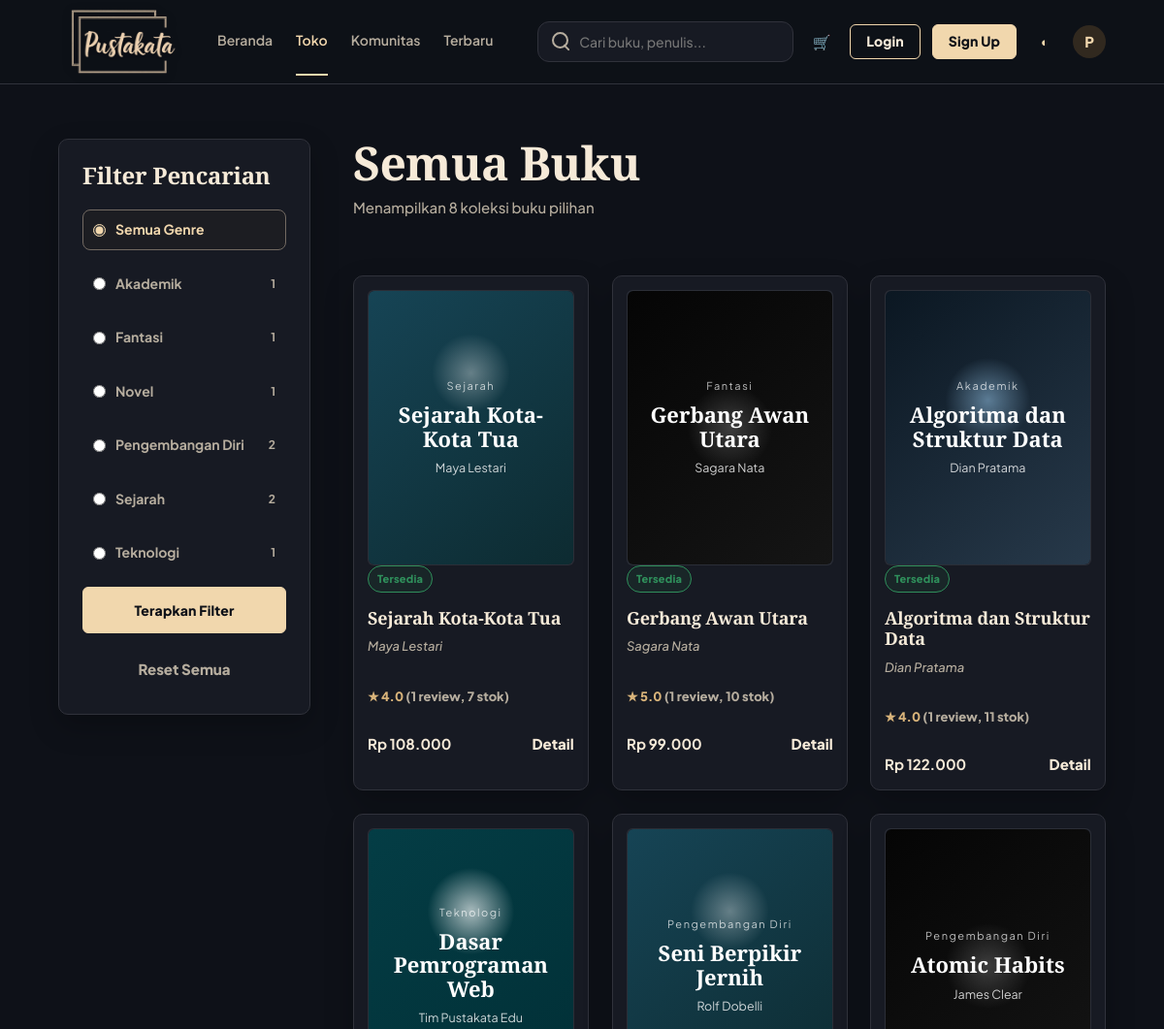
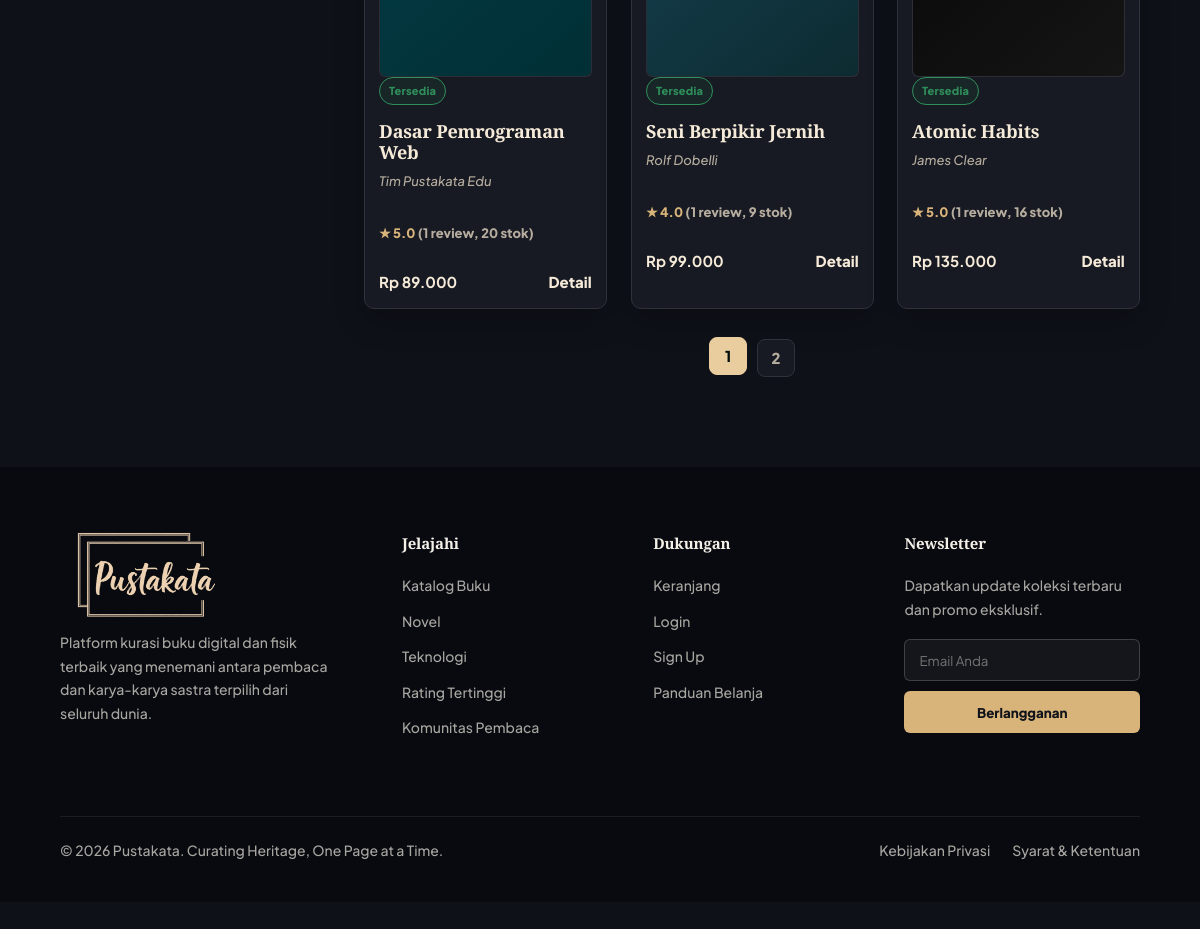
The app's page /shop/index.php with its own data (2 pictures, top to bottom).
### tables this page shows
CREATE TABLE IF NOT EXISTS buku2 (
    id INT AUTO_INCREMENT PRIMARY KEY,
    judul VARCHAR(150) NOT NULL,
    penulis VARCHAR(120) NOT NULL,
    penerbit VARCHAR(120) NOT NULL,
    tahun_terbit YEAR NOT NULL,
    kategori VARCHAR(80) NOT NULL,
    harga INT NOT NULL DEFAULT 0,
    stok INT NOT NULL DEFAULT 0,
    gambar VARCHAR(255) DEFAULT NULL,
    deskripsi TEXT,
    created_at TIMESTAMP DEFAULT CURRENT_TIMESTAMP,
    INDEX idx_buku_kategori (kategori),
    INDEX idx_buku_judul (judul),
    INDEX idx_buku_kategori_id (kategori, id),
    INDEX idx_buku_stok (stok)
);

### config/conn.php (called while the page is built, shortened)
<?php
function e($value)
{
    return htmlspecialchars((string) $value, ENT_QUOTES, 'UTF-8');
}
function url($path = '')
{
    $path = ltrim((string) $path, '/');
    return APP_BASE_PATH . '/' . $path;
}
function asset($path)
{
    return url('assets/' . ltrim((string) $path, '/'));
}
function rupiah($angka)
{
    return 'Rp ' . number_format((int) $angka, 0, ',', '.');
}
function stock_badge($stok)
{
    $stok = (int) $stok;
    return ['label' => 'Tersedia', 'class' => 'stock-ready'];
}
function is_logged_in()
{
    return isset($_SESSION['user']);
}
function current_user_role()
{
    return $_SESSION['user']['role'] ?? 'guest';
}
function is_admin()
{
    return current_user_role() === 'admin';
}

### shop/index.php (the view, shortened to what this page needs)
<?php
require_once __DIR__ . "/../config/conn.php";
$keyword = trim($_GET['q'] ?? '');
$category = trim($_GET['kategori'] ?? '');
$page = max(1, (int) ($_GET['page'] ?? 1));
$limit = 6;
$offset = ($page - 1) * $limit;
$conditions = [];
$params = [];
$types = "";
$where = $conditions ? "WHERE " . implode(" AND ", $conditions) : "";
$categoryResult = mysqli_query($conn, "SELECT kategori, COUNT(*) AS total FROM buku2 GROUP BY kategori ORDER BY kategori ASC");
$countStmt = mysqli_prepare($conn, "SELECT COUNT(*) AS total FROM buku2 b $where");
mysqli_stmt_execute($countStmt);
$totalRows = (int) mysqli_fetch_assoc(mysqli_stmt_get_result($countStmt))['total'];
$totalPages = max(1, (int) ceil($totalRows / $limit));
if (HAS_REVIEWS_TABLE) {
    $sql = "SELECT b.*, COUNT(r.id) AS review_count, COALESCE(ROUND(AVG(r.rating), 1), 0) AS avg_rating
            FROM buku2 b
            LEFT JOIN reviews r ON r.buku_id = b.id
            $where
            GROUP BY b.id, b.judul, b.penulis, b.penerbit, b.tahun_terbit, b.kategori, b.harga, b.stok, b.gambar, b.deskripsi, b.created_at
            ORDER BY b.id DESC
            LIMIT ? OFFSET ?";
} else {
    $sql = "SELECT b.*, 0 AS review_count, 0 AS avg_rating
            FROM buku2 b
            $where
            ORDER BY b.id DESC
            LIMIT ? OFFSET ?";
}
$stmt = mysqli_prepare($conn, $sql);
if ($types) {
    $listTypes = $types . "ii";
    $listParams = array_merge($params, [$limit, $offset]);
    mysqli_stmt_bind_param($stmt, $listTypes, ...$listParams);
} else {
    mysqli_stmt_bind_param($stmt, "ii", $limit, $offset);
}
mysqli_stmt_execute($stmt);
$books = mysqli_stmt_get_result($stmt);
$activePage = 'shop';
$searchValue = $keyword;
?>
<!DOCTYPE html>
<html lang="id" data-theme="dark">
<head>
    <link rel="stylesheet" href="<?= e(asset('css/style.css')); ?>">
</head>
<body>
    <?php include partial_path('public_navbar.php'); ?>
    <main class="container shop-page">
        <aside class="filter-panel reveal reveal-left">
            <h2>Filter Pencarian</h2>
            <form method="GET" data-filter-feedback>
                <label class="radio-row">
                    <input type="radio" name="kategori" value="" <?= $category === '' ? 'checked' : ''; ?>>
                    Semua Genre
                </label>
                <?php while ($cat = mysqli_fetch_assoc($categoryResult)): ?>
                    <label class="radio-row">
                        <input type="radio" name="kategori" value="<?= e($cat['kategori']); ?>" <?= $category === $cat['kategori'] ? 'checked' : ''; ?>>
                        <?= e($cat['kategori']); ?> <span><?= e($cat['total']); ?></span>
                    </label>
                <?php endwhile; ?>
                <button class="btn btn-primary" type="submit">Terapkan Filter</button>
                <a href="<?= e(url('shop/')); ?>" class="reset-link">Reset Semua</a>
            </form>
        </aside>
        <section class="reveal reveal-up">
            <div class="section-header reveal reveal-up">
                <div>
                    <h1>Semua Buku</h1>
                    <p>Menampilkan <?= e($totalRows); ?> koleksi buku pilihan</p>
                </div>
            </div>
            <?php if (mysqli_num_rows($books) === 0): ?>
                <section class="empty-state reveal reveal-up">
                    <h2>Koleksi tidak ditemukan</h2>
                    <p>Coba kata kunci lain atau reset filter kategori.</p>
                    <a href="<?= e(url('shop/')); ?>" class="btn btn-primary">Reset Pencarian</a>
                </section>
            <?php else: ?>
                <div class="book-grid shop-grid" data-reveal-stagger>
                    <?php while ($book = mysqli_fetch_assoc($books)): ?>
                    <?php $stock = stock_badge($book['stok'] ?? 0); ?>
                    <article class="book-card reveal reveal-scale">
                        <a href="<?= e(url('shop/detail.php?id=' . urlencode($book['id']))); ?>" class="book-media-link">
                            <?php if (!empty($book['gambar'])): ?>
                                <img class="real-cover" src="<?= e(upload_url($book['gambar'])); ?>" alt="<?= e($book['judul']); ?>" loading="lazy" decoding="async">
                            <?php else: ?>
                                <div class="book-cover cover-<?= (($book['id'] ?? 1) % 4) + 1; ?>">
                                    <span class="book-category"><?= e($book['kategori'] ?? 'Buku'); ?></span>
                                    <strong><?= e($book['judul'] ?? 'Tanpa Judul'); ?></strong>
                                    <small><?= e($book['penulis'] ?? 'Penulis'); ?></small>
                                </div>
                            <?php endif; ?>
                        </a>
                        <div class="book-info">
                            <span class="stock-badge <?= e($stock['class']); ?>"><?= e($stock['label']); ?></span>
                            <h3><a href="<?= e(url('shop/detail.php?id=' . urlencode($book['id']))); ?>"><?= e($book['judul'] ?? 'Tanpa Judul'); ?></a></h3>
                            <p><?= e($book['penulis'] ?? 'Penulis'); ?></p>
                            <div class="rating">★ <?= e($book['avg_rating'] > 0 ? $book['avg_rating'] : 'Baru'); ?> <span>(<?= e($book['review_count']); ?> review, <?= e($book['stok'] ?? 0); ?> stok)</span></div>
                            <div class="price-row">
                                <strong><?= rupiah($book['harga'] ?? 0); ?></strong>
                                <a href="<?= e(url('shop/detail.php?id=' . urlencode($book['id']))); ?>" title="Lihat detail">Detail</a>
                            </div>
                        </div>
                    </article>
                    <?php endwhile; ?>
                </div>
            <?php endif; ?>
            <nav class="pagination reveal reveal-up">
                <?php for ($i = 1; $i <= $totalPages; $i++): ?>
                    <a class="<?= $i === $page ? 'active' : ''; ?>" href="?q=<?= urlencode($keyword); ?>&kategori=<?= urlencode($category); ?>&page=<?= $i; ?>"><?= $i; ?></a>
                <?php endfor; ?>
            </nav>
        </section>
    </main>
    <?php include partial_path('footer.php'); ?>
</body>
</html>

### includes/partials/public_navbar.php (shortened to what this page needs)
<?php
$activePage = $activePage ?? '';
$searchValue = $searchValue ?? ($_GET['q'] ?? '');
$cartCount = array_sum($_SESSION['cart'] ?? []);
?>
<header class="site-header">
    <nav class="navbar container">
        <a href="<?= e(url('index.php')); ?>" class="brand">
            <img src="<?= e(asset('img/logo-pustakata-transparent.png')); ?>" alt="Pustakata">
        </a>
        <div class="nav-menu" id="navMenu">
            <a href="<?= e(url('index.php')); ?>" class="<?= $activePage === 'home' ? 'active' : ''; ?>">Beranda</a>
            <a href="<?= e(url('shop/')); ?>" class="<?= $activePage === 'shop' ? 'active' : ''; ?>">Toko</a>
            <a href="<?= e(url('community.php')); ?>" class="<?= $activePage === 'community' ? 'active' : ''; ?>">Komunitas</a>
            <a href="<?= e(url('index.php#terbaru')); ?>">Terbaru</a>
        </div>
        <div class="nav-actions">
            <form class="search-box" method="GET" action="<?= e(url('shop/')); ?>" data-search-feedback>
                <span>⌕</span>
                <input type="text" name="q" placeholder="Cari buku, penulis..." value="<?= e($searchValue); ?>">
            </form>
            <a class="icon-btn cart-icon" title="Keranjang" href="<?= e(url('shop/cart.php')); ?>">🛒<?php if ($cartCount > 0): ?><span><?= e($cartCount); ?></span><?php endif; ?></a>
            <?php if (is_admin()): ?>
                <a class="btn btn-outline btn-small" href="<?= e(url('admin/dashboard.php')); ?>">Dashboard</a>
            <?php elseif (is_logged_in()): ?>
                <a class="btn btn-outline btn-small" href="<?= e(url('auth/logout.php')); ?>">Logout</a>
            <?php else: ?>
                <a class="btn btn-outline btn-small" href="<?= e(url('auth/login.php')); ?>">Login</a>
                <a class="btn btn-primary btn-small" href="<?= e(url('auth/signup.php')); ?>">Sign Up</a>
            <?php endif; ?>
            <button class="theme-btn" id="themeToggle" title="Ganti tema">◐</button>
            <div class="profile-dot"><?= is_logged_in() ? e(substr(current_user_name(), 0, 1)) : 'P'; ?></div>
        </div>
    </nav>
</header>

### includes/partials/footer.php (shortened to what this page needs)
<footer class="footer reveal reveal-up">
    <div class="container footer-grid">
        <div>
            <a href="<?= e(url('index.php')); ?>" class="footer-logo">
                <img src="<?= e(asset('img/logo-pustakata-transparent.png')); ?>" alt="Pustakata" loading="lazy" decoding="async">
            </a>
            <p>Platform kurasi buku digital dan fisik terbaik yang menemani antara pembaca dan karya-karya sastra terpilih dari seluruh dunia.</p>
        </div>
        <div>
            <h4>Jelajahi</h4>
            <a href="<?= e(url('shop/')); ?>">Katalog Buku</a>
            <a href="<?= e(url('shop/?kategori=' . urlencode('Novel'))); ?>">Novel</a>
            <a href="<?= e(url('shop/?kategori=' . urlencode('Teknologi'))); ?>">Teknologi</a>
            <a href="<?= e(url('index.php#rating')); ?>">Rating Tertinggi</a>
            <a href="<?= e(url('community.php')); ?>">Komunitas Pembaca</a>
        </div>
        <div>
            <h4>Dukungan</h4>
            <a href="<?= e(url('shop/cart.php')); ?>">Keranjang</a>
            <a href="<?= e(url('auth/login.php')); ?>">Login</a>
            <a href="<?= e(url('auth/signup.php')); ?>">Sign Up</a>
            <a href="<?= e(url('shop/')); ?>">Panduan Belanja</a>
        </div>
        <div>
            <h4>Newsletter</h4>
            <p>Dapatkan update koleksi terbaru dan promo eksklusif.</p>
            <form class="newsletter" action="<?= e(url('newsletter-subscribe.php')); ?>" method="POST" data-validate>
                <input type="email" name="email" placeholder="Email Anda" required>
                <button type="submit">Berlangganan</button>
            </form>
        </div>
    </div>
    <div class="container footer-bottom">
        <p>© 2026 Pustakata. Curating Heritage, One Page at a Time.</p>
        <div>
            <a href="<?= e(url('index.php')); ?>">Kebijakan Privasi</a>
            <a href="<?= e(url('index.php')); ?>">Syarat & Ketentuan</a>
        </div>
    </div>
</footer>

### assets/css/components/feedback.css (style rules this page uses)
.cart-icon { position: relative; }
.stock-badge { display: inline-flex; align-items: center; width: fit-content; padding: 4px 9px; border-radius: 999px; border: 1px solid currentColor; font-size: 11px; font-weight: 900; letter-spacing: .02em; }
.stock-ready { color: #2f8f5b; background: rgba(47, 143, 91, .1); }

### records on screen
buku2: kategori "Sejarah", judul "Sejarah Kota-Kota Tua", penulis "Maya Lestari", stok "Tersedia", avg_rating "4.0", review_count "1", stok "7", harga "Rp 108.000"
buku2: kategori "Fantasi", judul "Gerbang Awan Utara", penulis "Sagara Nata", stok "Tersedia", avg_rating "5.0", review_count "1", stok "10", harga "Rp 99.000"
buku2: kategori "Akademik", judul "Algoritma dan Struktur Data", penulis "Dian Pratama", stok "Tersedia", avg_rating "4.0", review_count "1", stok "11", harga "Rp 122.000"
buku2: kategori "Teknologi", judul "Dasar Pemrograman Web", penulis "Tim Pustakata Edu", stok "Tersedia", avg_rating "5.0", review_count "1", stok "20", harga "Rp 89.000"
buku2: kategori "Pengembangan Diri", judul "Seni Berpikir Jernih", penulis "Rolf Dobelli", stok "Tersedia", avg_rating "4.0", review_count "1", stok "9", harga "Rp 99.000"
buku2: kategori "Pengembangan Diri", judul "Atomic Habits", penulis "James Clear", stok "Tersedia", avg_rating "5.0", review_count "1", stok "16", harga "Rp 135.000"

### other values on screen
$cat['kategori'] "Akademik"
$cat['total'] "1"
$cat['kategori'] "Fantasi"
$cat['kategori'] "Novel"
$cat['kategori'] "Pengembangan Diri"
$cat['total'] "2"
$cat['kategori'] "Sejarah"
$cat['kategori'] "Teknologi"
$totalRows "8"
